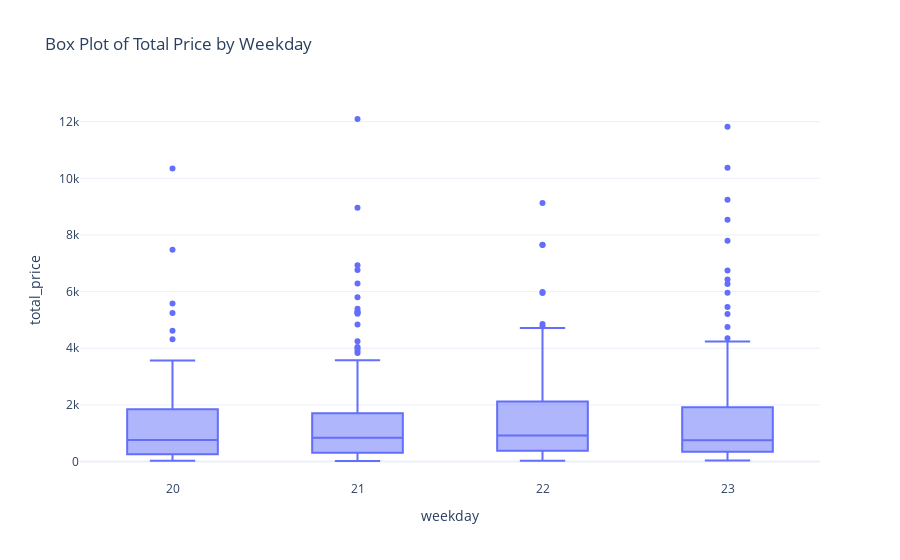

Here is the notebook cell this chart was saved with:
### Code cell
fig = px.box(data, x='weekday', 
             y='total_price', 
             title='Box Plot of Total Price by Weekday')
fig.show()

### Figure 1 — Plotly figure (JSON) as saved in the notebook; plotly's stock layout.template omitted (floating-point values rounded to 4 significant figures; data arrays with more than 128 entries replaced by an {"elided": "..."} marker saying what was removed)
{"data": [{"alignmentgroup": "True", "hovertemplate": "weekday=%{x}<br>total_price=%{y}<extra></extra>", "legendgroup": "", "marker": {"color": "#636efa"}, "name": "", "notched": false, "offsetgroup": "", "orientation": "v", "showlegend": false, "type": "box", "x": {"elided": "676 int values"}, "x0": " ", "xaxis": "x", "y": {"elided": "676 float values"}, "y0": " ", "yaxis": "y"}], "layout": {"boxmode": "group", "legend": {"tracegroupgap": 0}, "title": {"text": "Box Plot of Total Price by Weekday"}, "xaxis": {"anchor": "y", "domain": [0, 1], "title": {"text": "weekday"}}, "yaxis": {"anchor": "x", "domain": [0, 1], "title": {"text": "total_price"}}}}
